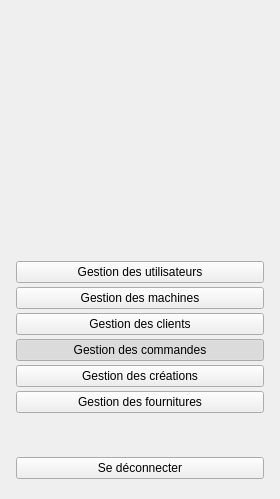
         <widget class="QFrame" name="sidebar">
          <property name="minimumSize">
           <size>
            <width>280</width>
            <height>0</height>
           </size>
          </property>
          <property name="maximumSize">
           <size>
            <width>280</width>
            <height>16777215</height>
           </size>
          </property>
          <layout class="QVBoxLayout" name="sidebarLayout">
           <property name="spacing">
            <number>4</number>
           </property>
           <property name="leftMargin">
            <number>16</number>
           </property>
           <property name="topMargin">
            <number>28</number>
           </property>
           <property name="rightMargin">
            <number>16</number>
           </property>
           <property name="bottomMargin">
            <number>20</number>
           </property>
           <item alignment="Qt::AlignmentFlag::AlignHCenter">
            <widget class="QLabel" name="labelLogoSidebar">
             <property name="minimumSize">
              <size>
               <width>150</width>
               <height>205</height>
              </size>
             </property>
             <property name="maximumSize">
              <size>
               <width>150</width>
               <height>205</height>
              </size>
             </property>
             <property name="pixmap">
              <pixmap resource="resources.qrc">:/images/logo_mesura.png</pixmap>
             </property>
             <property name="scaledContents">
              <bool>true</bool>
             </property>
             <property name="alignment">
              <set>Qt::AlignmentFlag::AlignCenter</set>
             </property>
             <property name="margin">
              <number>0</number>
             </property>
            </widget>
           </item>
           <item>
            <spacer name="vsSidebarLogoGap">
             <property name="orientation">
              <enum>Qt::Orientation::Vertical</enum>
             </property>
             <property name="sizeType">
              <enum>QSizePolicy::Policy::Fixed</enum>
             </property>
             <property name="sizeHint" stdset="0">
              <size>
               <width>20</width>
               <height>2</height>
              </size>
             </property>
            </spacer>
           </item>
           <item>
            <spacer name="vsSideGap">
             <property name="orientation">
              <enum>Qt::Orientation::Vertical</enum>
             </property>
             <property name="sizeType">
              <enum>QSizePolicy::Policy::Fixed</enum>
             </property>
             <property name="sizeHint" stdset="0">
              <size>
               <width>20</width>
               <height>22</height>
              </size>
             </property>
            </spacer>
           </item>
           <item>
            <widget class="QPushButton" name="btnUtilisateurs">
             <property name="cursor">
              <cursorShape>PointingHandCursor</cursorShape>
             </property>
             <property name="text">
              <string>Gestion des utilisateurs</string>
             </property>
             <property name="checkable">
              <bool>true</bool>
             </property>
             <property name="autoExclusive">
              <bool>true</bool>
             </property>
            </widget>
           </item>
           <item>
            <widget class="QPushButton" name="btnMachines">
             <property name="cursor">
              <cursorShape>PointingHandCursor</cursorShape>
             </property>
             <property name="text">
              <string>Gestion des machines</string>
             </property>
             <property name="checkable">
              <bool>true</bool>
             </property>
             <property name="autoExclusive">
              <bool>true</bool>
             </property>
            </widget>
           </item>
           <item>
            <widget class="QPushButton" name="btnClients">
             <property name="cursor">
              <cursorShape>PointingHandCursor</cursorShape>
             </property>
             <property name="text">
              <string>Gestion des clients</string>
             </property>
             <property name="checkable">
              <bool>true</bool>
             </property>
             <property name="autoExclusive">
              <bool>true</bool>
             </property>
            </widget>
           </item>
           <item>
            <widget class="QPushButton" name="btncommandes">
             <property name="cursor">
              <cursorShape>PointingHandCursor</cursorShape>
             </property>
             <property name="text">
              <string>Gestion des commandes</string>
             </property>
             <property name="checkable">
              <bool>true</bool>
             </property>
             <property name="checked">
              <bool>true</bool>
             </property>
             <property name="autoExclusive">
              <bool>true</bool>
             </property>
            </widget>
           </item>
           <item>
            <widget class="QPushButton" name="btnCreations">
             <property name="cursor">
              <cursorShape>PointingHandCursor</cursorShape>
             </property>
             <property name="text">
              <string>Gestion des créations</string>
             </property>
             <property name="checkable">
              <bool>true</bool>
             </property>
             <property name="autoExclusive">
              <bool>true</bool>
             </property>
            </widget>
           </item>
           <item>
            <widget class="QPushButton" name="btnFournitures">
             <property name="cursor">
              <cursorShape>PointingHandCursor</cursorShape>
             </property>
             <property name="text">
              <string>Gestion des fournitures</string>
             </property>
             <property name="checkable">
              <bool>true</bool>
             </property>
             <property name="autoExclusive">
              <bool>true</bool>
             </property>
            </widget>
           </item>
           <item>
            <spacer name="vsSidebar">
             <property name="orientation">
              <enum>Qt::Orientation::Vertical</enum>
             </property>
             <property name="sizeHint" stdset="0">
              <size>
               <width>20</width>
               <height>40</height>
              </size>
             </property>
            </spacer>
           </item>
           <item>
            <widget class="QPushButton" name="btnDeconnexion">
             <property name="cursor">
              <cursorShape>PointingHandCursor</cursorShape>
             </property>
             <property name="text">
              <string>Se déconnecter</string>
             </property>
            </widget>
           </item>
          </layout>
         </widget>
